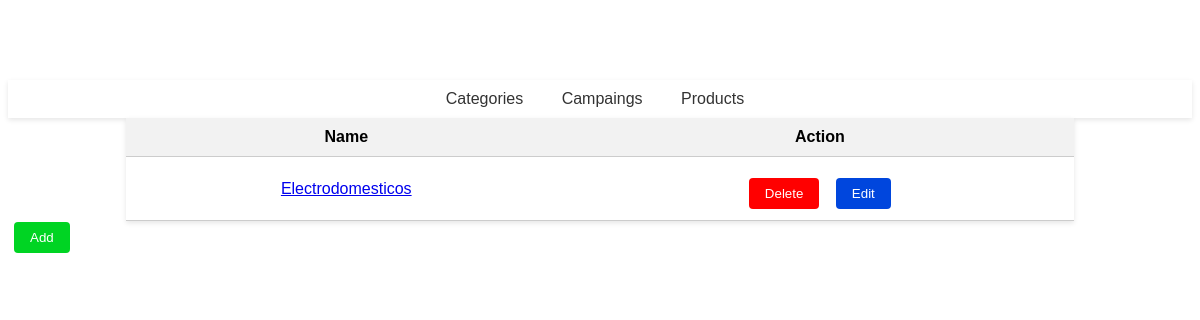
Before: / with the older database file.
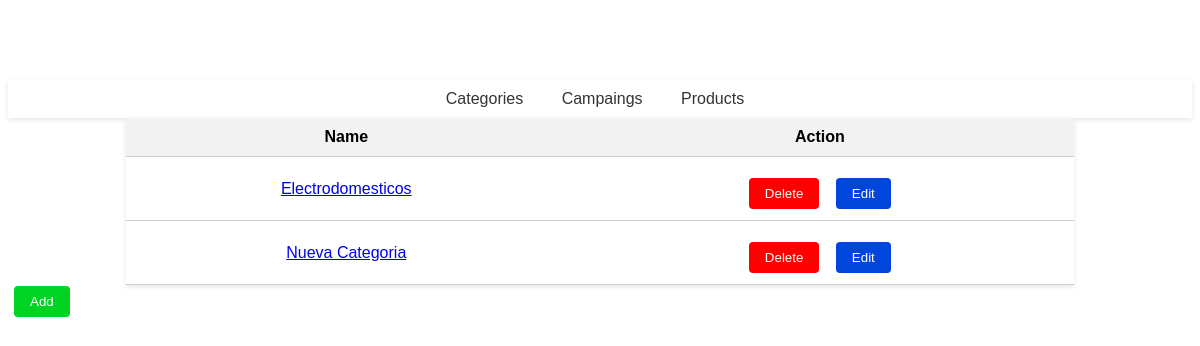
After: the same page with the newer database file.
### categories/models.py (models this page shows, shortened)
class Category(models.Model):
    name = models.CharField(max_length=100)

### categories/views.py (the view)
# urls.py: path('', views.categories, name="categories"),
def categories(request):
    return render(request,'categories/list_categories.html',{
        'categories': Category.objects.all()
    })

### categories/templates/categories/list_categories.html
{% extends 'layout/index.html' %}
{% block content %}
    <table>
        <tr>
            <th>Name</th>
            <th>Action</th>
        </tr>
        {% for category in categories %}
        <tr>
            <td><a href="/campaings/{{category.id}}">{{category.name}}</a></td>
            <td>
                <button class="button">
                    <a href="/categories/{{category.id}}/delete">Delete</a>
                </button>
                <button class="button_edit">
                    <a href="/categories/{{category.id}}/edit">Edit</a>
                </button>
            </td>
        </tr>
        {% endfor %}
    </table>
    <button class="button_add">
        <a href="/categories/new">Add</a>
    </button>
{% endblock %}

Changed rows visible on the page:
added Category: name "Nueva Categoria"
